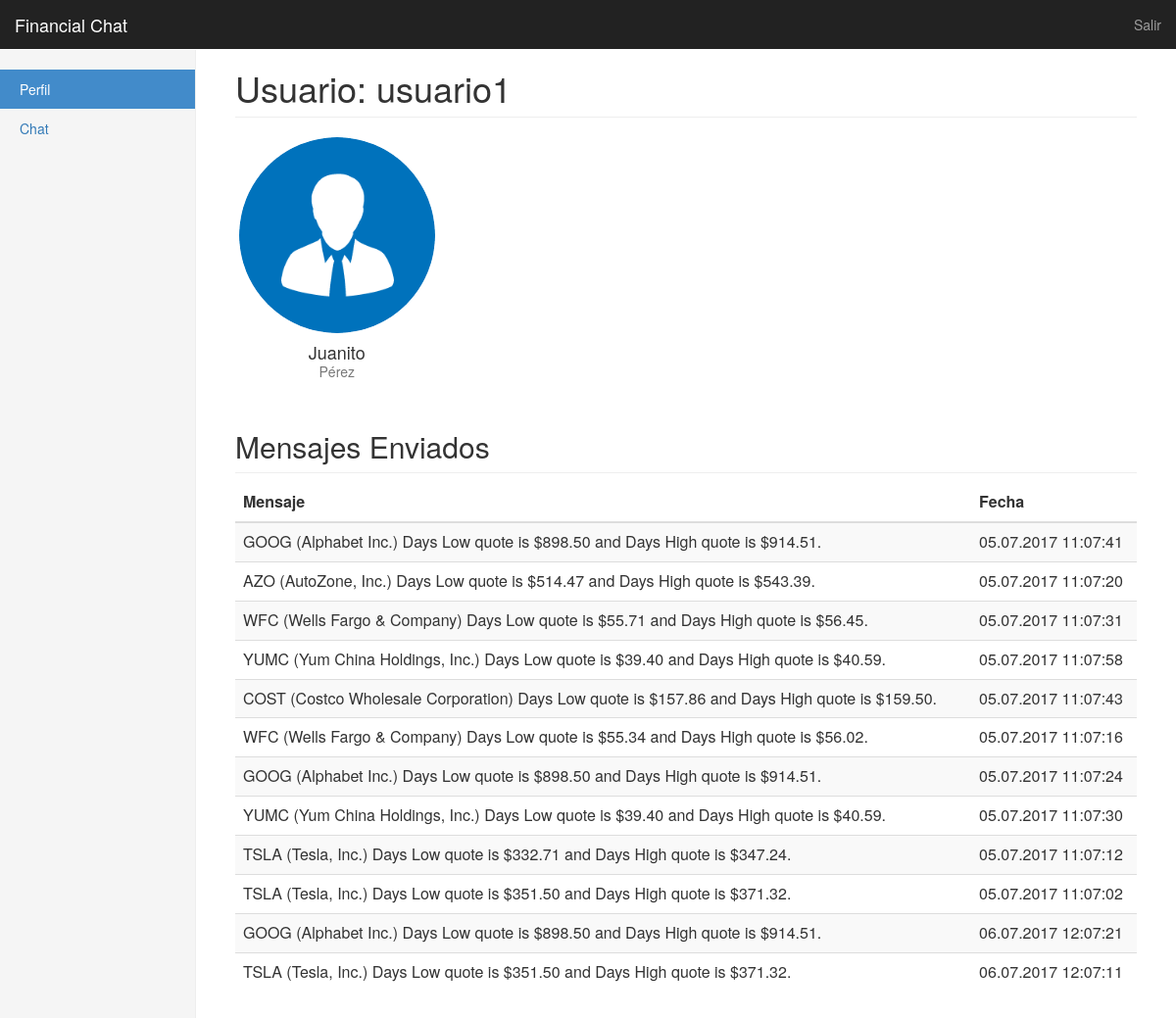
Screenshot of /chat/ (signed in) with the database file from the repository.
### chat/models.py (models this page shows, shortened)
class Message(models.Model):
	user = models.ForeignKey(User, on_delete=models.SET_NULL, null=True, blank=True)
	text = models.CharField(max_length=200)
	post_date = models.DateTimeField('date posted')
	class Meta:
		ordering = ['-post_date']

### chat/views.py (the view)
@login_required
def index(request):
	try:
		user = User.objects.get(pk=request.user.id)
	except User.DoesNotExist:
		raise Http404("User does not exist")
	messages = user.message_set.all()[:50][::-1]
	context = {'messages':messages}
	return render(request, 'chat/index.html',context)

### chat/templates/chat/index.html (shortened to what this page needs)
{% if user.is_authenticated %} {% load static %}
<link rel="stylesheet" type="text/css" href="{% static 'css/bootstrap.css' %}" />
<link rel="stylesheet" type="text/css" href="{% static 'css/dashboard.css' %}" />
<nav class="navbar navbar-inverse navbar-fixed-top">
    <div class="container-fluid">
        <div class="navbar-header">
            <a class="navbar-brand" href="#">Financial Chat</a>
        </div>
        <div id="navbar" class="navbar-collapse collapse">
            <ul class="nav navbar-nav navbar-right">
                <li><a href="{% url 'logout' %}">Salir</a></li>
            </ul>
        </div>
    </div>
</nav>
<div class="container-fluid">
    <div class="row">
        <div class="col-sm-3 col-md-2 sidebar">
            <ul class="nav nav-sidebar">
                <li class="active">
                    <a href="/chat">Perfil<span class="sr-only">(current)</span></a>
                </li>
                <li><a href="/chat/online">Chat</a></li>
            </ul>
        </div>
        <div class="col-sm-9 col-sm-offset-3 col-md-10 col-md-offset-2 main">
            <h1 class="page-header">Usuario: {{ user.get_username }}</h1>
            <div class="row placeholders">
                <div class="col-xs-6 col-sm-3 placeholder">
                    <img src="{% static 'img/usuario.png' %}" width="200" height="200" class="img-responsive" alt="Generic placeholder thumbnail">
                    <h4>{{ user.first_name }}</h4>
                    <span class="text-muted">{{user.last_name}}</span>
                </div>
            </div>
            {% if messages %}
            <h2 class="sub-header">Mensajes Enviados</h2>
            <div class="table-responsive">
                <table class="table table-striped">
                    <thead>
                        <tr>
                            <th>Mensaje</th>
                            <th>Fecha</th>
                        </tr>
                    </thead>
                    <tbody>
                        	{% for message in messages %}
	                        <tr>
	                            <td>{{ message.text }} </td>
	                            <td>{{message.post_date|date:"d.m.Y h:m:s"}}</td>
	                        </tr>
                        	{% endfor %}
            {% else %}
				<p>No ha publicado mensajes.</p>
            {% endif %}
                        {% endif %}
                    </tbody>
                </table>
            </div>
        </div>
    </div>
</div>

### chat/static/css/dashboard.css (style rules this page uses)
.sub-header { padding-bottom: 10px; border-bottom: 1px solid #eee; }
.navbar-fixed-top { border: 0; }
.sidebar { display: none; }
@media (min-width: 768px) { .sidebar { position: fixed; top: 51px; bottom: 0; left: 0; z-index: 1000; display: block; padding: 20px; overflow-x: hidden; overflow-y: auto; background-color: #f5f5f5; border-right: 1px solid #eee; } }
.nav-sidebar { margin-right: -21px; margin-bottom: 20px; margin-left: -20px; }
.nav-sidebar > li > a { padding-right: 20px; padding-left: 20px; }
.nav-sidebar > .active > a, .nav-sidebar > .active > a:hover, .nav-sidebar > .active > a:focus { color: #fff; background-color: #428bca; }
.main { padding: 20px; }
@media (min-width: 768px) { .main { padding-right: 40px; padding-left: 40px; } }
.main .page-header { margin-top: 0; }
.placeholders { margin-bottom: 30px; text-align: center; }
.placeholders h4 { margin-bottom: 0; }
.placeholder { margin-bottom: 20px; }
.placeholder img { display: inline-block; border-radius: 50%; }

### rows the page displays
Message: text "GOOG (Alphabet Inc.) Days Low quote is $898.50 and Days High quote is $914.51.", post_date "05.07.2017 11:07:41"
Message: text "AZO (AutoZone, Inc.) Days Low quote is $514.47 and Days High quote is $543.39.", post_date "05.07.2017 11:07:20"
Message: text "WFC (Wells Fargo & Company) Days Low quote is $55.71 and Days High quote is $56.45.", post_date "05.07.2017 11:07:31"
Message: text "YUMC (Yum China Holdings, Inc.) Days Low quote is $39.40 and Days High quote is $40.59.", post_date "05.07.2017 11:07:58"
Message: text "COST (Costco Wholesale Corporation) Days Low quote is $157.86 and Days High quote is $159.50.", post_date "05.07.2017 11:07:43"
Message: text "WFC (Wells Fargo & Company) Days Low quote is $55.34 and Days High quote is $56.02.", post_date "05.07.2017 11:07:16"
Message: text "GOOG (Alphabet Inc.) Days Low quote is $898.50 and Days High quote is $914.51.", post_date "05.07.2017 11:07:24"
Message: text "YUMC (Yum China Holdings, Inc.) Days Low quote is $39.40 and Days High quote is $40.59.", post_date "05.07.2017 11:07:30"
Message: text "TSLA (Tesla, Inc.) Days Low quote is $332.71 and Days High quote is $347.24.", post_date "05.07.2017 11:07:12"
Message: text "TSLA (Tesla, Inc.) Days Low quote is $351.50 and Days High quote is $371.32.", post_date "05.07.2017 11:07:02"
Message: text "GOOG (Alphabet Inc.) Days Low quote is $898.50 and Days High quote is $914.51.", post_date "06.07.2017 12:07:21"
Message: text "TSLA (Tesla, Inc.) Days Low quote is $351.50 and Days High quote is $371.32.", post_date "06.07.2017 12:07:11"

### other values shown
{{ user.get_username }} "usuario1"
{{ user.first_name }} "Juanito"
{{ user.last_name }} "Pérez"
